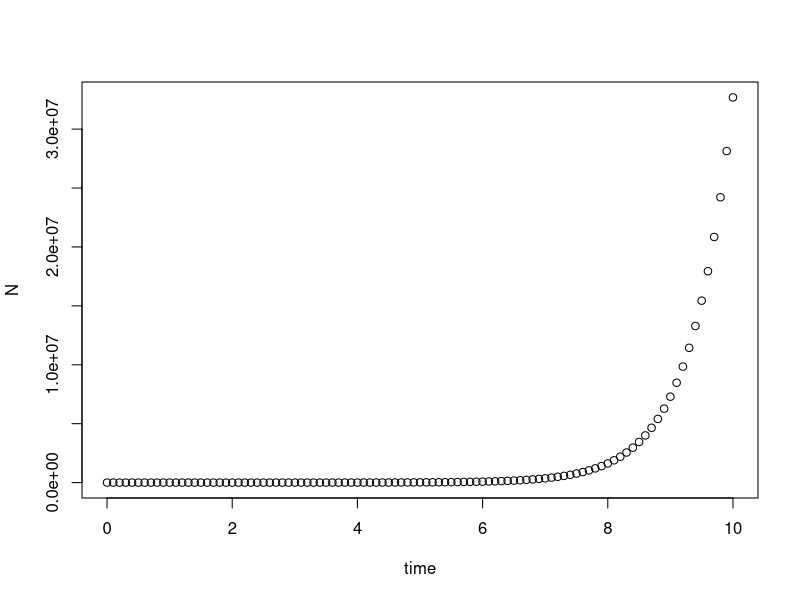
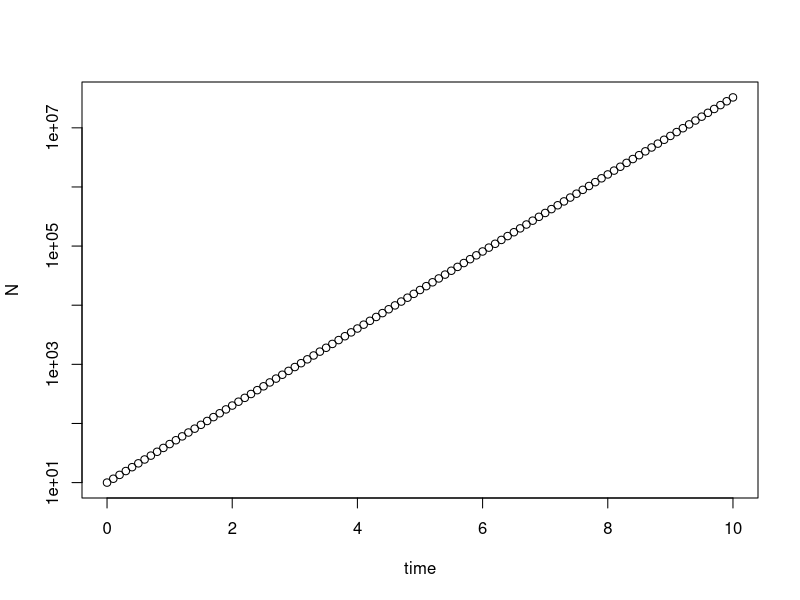
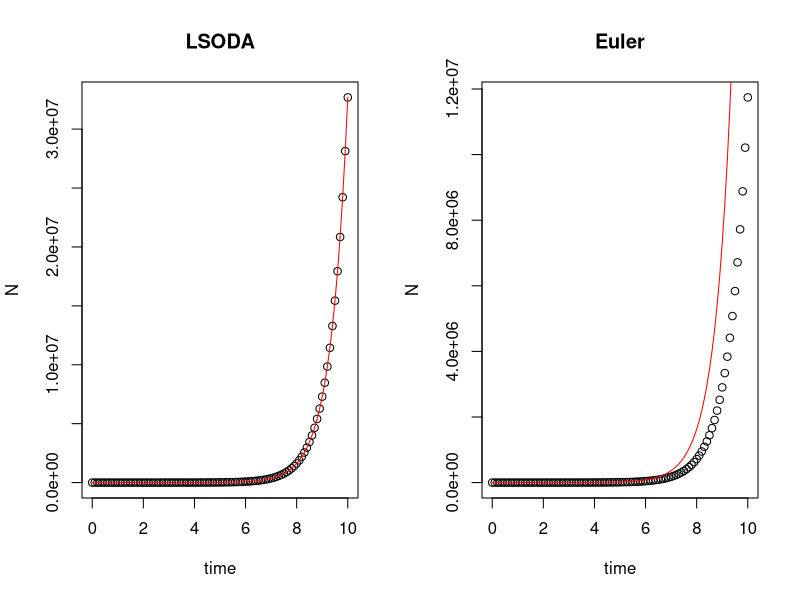
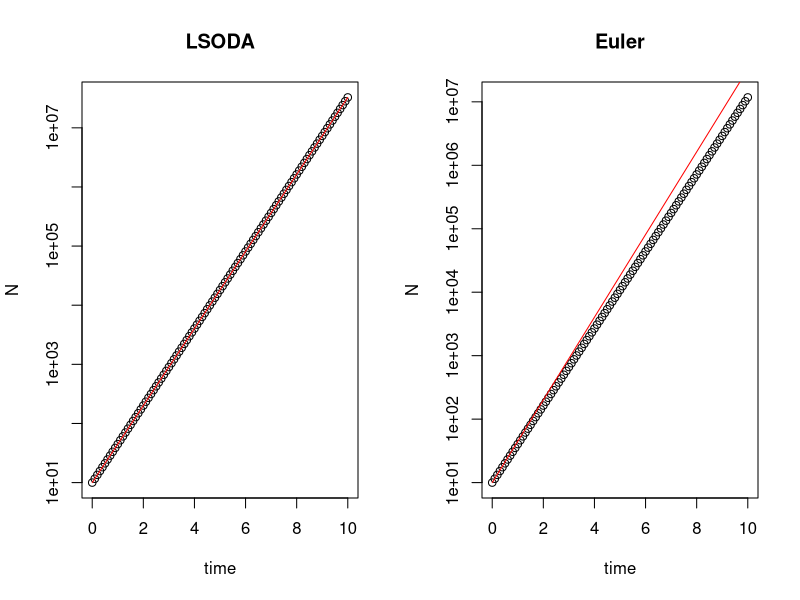
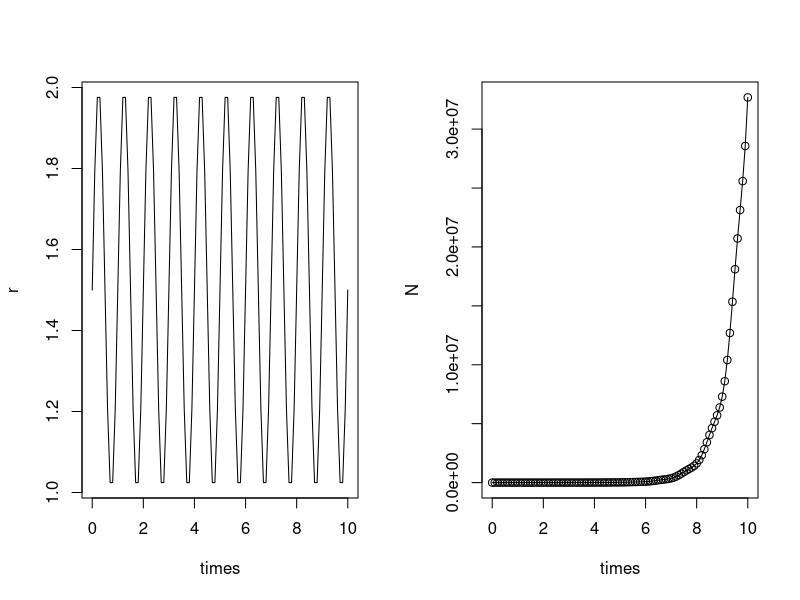
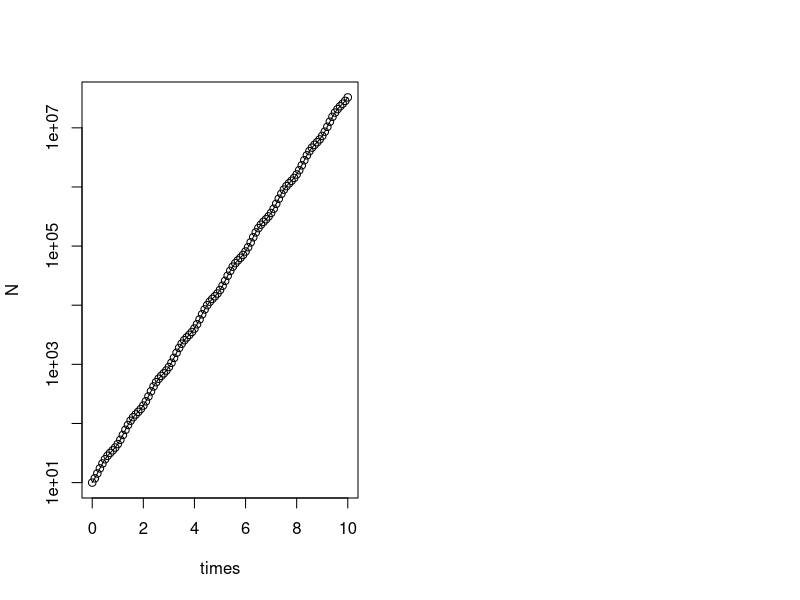

Write R code to recreate these figures, in order.
###### part 1 ######
# install.packages("deSolve")
library(deSolve)

### (1) Model specification
exponential_model <- function(times, state, parms) {
  with(as.list(c(state, parms)), {
    dN_dt = r*N  # exponential growth equation
    return(list(c(dN_dt)))  # return the results
  })
}

### (2) Model application
times <- seq(0, 10, by = 0.1)  # time steps to integrate over
state <- c(N = 10)  # initial population size
parms <- c(r = 1.5)  # intrinsic growth rate

# run the ode solver
pop_size <- ode(func = exponential_model, times = times, y = state, parms = parms)

# take a look at the results
head(pop_size)

### (3) Plotting
plot(N ~ time, data = pop_size)
plot(N ~ time, data = pop_size, log = "y")

###### part 2 ######

times <- seq(0, 10, by = 0.1)  # time steps to integrate over
state <- c(N = 10)  # initial population size
parms <- c(r = 1.5)  # intrinsic growth rate
# default: LSODA
pop_size <- ode(func = exponential_model, times = times, y = state, parms = parms)

# Euler's method
pop_size_1 <- ode(func = exponential_model, times = times, y = state, parms = parms, method = "euler")

# compare different method
par(mfrow = c(1,2))
plot(N ~ time, data = pop_size, main = "LSODA")
curve(state[1]*exp(parms[1]*x), times[1], times[length(times)], col = "red", add = T) # correct curve
plot(N ~ time, data = pop_size_1, main = "Euler")
curve(state[1]*exp(parms[1]*x), times[1], times[length(times)], col = "red", add = T) # correct curve

# compare different method in log transformation
par(mfrow = c(1,2))
plot(N ~ time, data = pop_size, log = "y", main = "LSODA")
curve(state[1]*exp(parms[1]*x), times[1], times[length(times)], col = "red", add = T) # correct curve
plot(N ~ time, data = pop_size_1, log = "y", main = "Euler")
curve(state[1]*exp(parms[1]*x), times[1], times[length(times)], col = "red", add = T) # correct curve


###### part 3 ######
### Model specification
exponential_model_fluc <- function(times, state, parms) {
  with(as.list(c(state, parms)), {
    dN_dt = (r_hat + sigma*sin(omega*times + phi)/2)*N  # exponential growth equation
    return(list(c(dN_dt)))  # return the results
  })
}
### Parameters
times <- seq(0, 10, by = 0.1)  # time steps to integrate over
state <- c(N = 10)  # initial population size
parms <- c(r_hat = 1.5, sigma = 1, omega = 2*pi, phi = 0)  # intrinsic growth rate

### Fluctuating growth rate
r = parms[1] + parms[2]/2*sin(parms[3]*times + parms[4])
plot(r ~ times, type = "l")

### Solving model
pop_size <- ode(func = exponential_model_fluc, times = times, y = state, parms = parms)

### Plotting
plot(N ~ times, data = pop_size)
curve(state[1]*exp(parms[1]*x - parms[2]/2/parms[3]*(cos(parms[3]*x + parms[4]) - cos(parms[4]))), add = T) # correct curve
plot(N ~ times, data = pop_size, log = "y")
curve(state[1]*exp(parms[1]*x - parms[2]/2/parms[3]*(cos(parms[3]*x + parms[4]) - cos(parms[4]))), add = T) # correct curve
